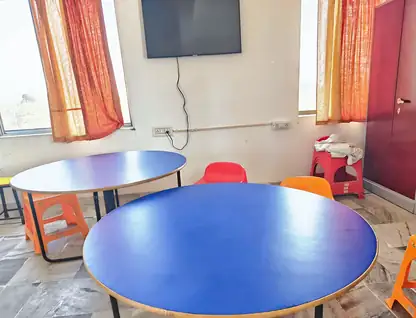
#> input picture assets/media/photos/activity-room-416.webp, 416 x 318 px, given in place of maths-exhibition-2026.jpg, which was not available
$ python photo_story_2026_11.py   (older library calls are emulated)
#> lines starting #> are read from the running program, lines starting #| are printed output that depends on the picture; after the words box and inside, x2 and y2 are one past the last pixel; in counts of white or black regions, pixels touching at a corner belong together
#> in load, im is the input picture: PIL image 416x318 RGB; mean R, G, B 170.5, 154.8, 164
### scripts/grade.py
"""Marketing-grade photo finishing for VPPS campus photos.

grade(im, g) takes a PIL RGB image and a dict of settings, returns a PIL image.
All settings are optional; the defaults leave the photo untouched.

  rotate    degrees, + = counter-clockwise (level a tilted horizon)
  keystone  0..0.3, straightens converging verticals from a phone tilted up
            (+) or down (-); the frame is then cropped back to a rectangle
  wb        0..1, how far to neutralise the colour cast of the brightest
            non-sky areas (white walls, white paint) toward true white
  ev        exposure in stops (+0.3 = a third of a stop brighter)
  shadows   0..1, lifts dark areas without greying the whites
  highlights 0..1, pulls back bright areas (clouds, sunlit walls)
  clahe     0..3, local contrast on lightness only ("clarity")
  contrast  -0.5..0.5, gentle S-curve
  vibrance  0..1, boosts muted colours more than already-strong ones
  warmth    -0.1..0.1, + = warmer
  green     0..0.5, extra life in grass and leaves only
  sky       0..0.5, deepens a washed-out blue sky only
"""
import math
import numpy as np
from PIL import Image

try:
    import cv2
except ImportError:  # grading still works, without clarity/keystone
    cv2 = None


# [28 lines left out: functions _keystone, _rotate, not called in this run]


def _sat_hue(x):
    mx = x.max(axis=2); mn = x.min(axis=2)
    s = (mx - mn) / (mx + 1e-6)
    return s


def grade(im, g):
    if not g:
        return im
    a = np.asarray(im.convert('RGB'))
    if cv2 is not None:
        if g.get('rotate'):
            a = _rotate(a, g['rotate'])
        if g.get('keystone'):
            a = _keystone(a, g['keystone'])
    x = a.astype(np.float32) / 255.0

    # sky mask: bluish and fairly bright, in the upper part of the frame
    r, gg, b = x[..., 0], x[..., 1], x[..., 2]
    lum = 0.2126 * r + 0.7152 * gg + 0.0722 * b
    skyish = (b > r + 0.08) & (b > gg + 0.02)
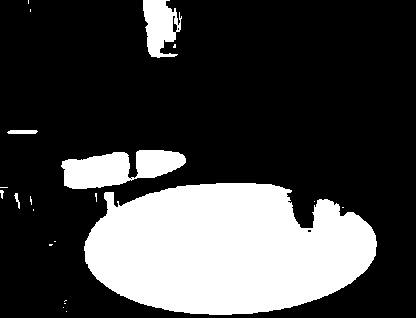
#> skyish: shape (318, 416) bool; 26.1% white; 21 white regions (15 under 20 px), largest, box (x1, y1, x2, y2) and area: (84, 183, 377, 315) 29622, (61, 150, 186, 189) 3143, (143, 0, 182, 58) 1496, (7, 130, 38, 134) 115, (14, 193, 20, 209) 40, (0, 190, 4, 199) 22

    # white balance from bright, low-saturation, non-sky pixels
    wb = g.get('wb', 0)
    if wb:
        sat = _sat_hue(x)
        sel = (~skyish) & (sat < 0.25) & (lum > np.percentile(lum, 70))
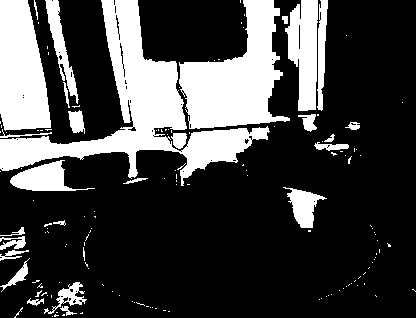
#> sel: shape (318, 416) bool; 25.9% white; 149 white regions (121 under 20 px), largest, box (x1, y1, x2, y2) and area: (0, 0, 270, 186) 12149, (179, 0, 290, 129) 7639, (0, 0, 51, 131) 5270
        if sel.sum() > 500:
            m = x[sel].mean(axis=0)
#> m = [0.875, 0.859, 0.827]
            target = m.mean()
#> target = 0.854
            gains = target / (m + 1e-6)
#> gains = [0.976, 0.993, 1.03]
            gains = 1 + (gains - 1) * wb
#> gains = [0.998, 0.999, 1]
            x = x * gains[None, None, :]

    ev = g.get('ev', 0)
    if ev:
        x = x * (2 ** ev)

    sh = g.get('shadows', 0)
    hl = g.get('highlights', 0)
    if sh or hl:
        L = np.clip(0.2126 * x[..., 0] + 0.7152 * x[..., 1] + 0.0722 * x[..., 2], 1e-4, None)
        Ln = np.clip(L, 0, 1)
        lift = sh * 0.6 * Ln * (1 - Ln) ** 2 * 4      # peaks in the shadows
        pull = hl * 0.5 * (Ln ** 3) * (1 - Ln) * 4    # peaks near the top
        L2 = L + lift - pull
        x = x * (L2 / L)[..., None]

    # soft shoulder so brightened whites roll off instead of clipping
    x = np.where(x > 0.85, 0.85 + (1 - np.exp(-(x - 0.85) / 0.15)) * 0.15, x)

    c = g.get('contrast', 0)
    if c:
        x = np.clip(x, 0, 1)
        s = x * x * (3 - 2 * x)   # smoothstep S
#> s: shape (318, 416, 3) float32
        x = x + (s - x) * c * 2

    w = g.get('warmth', 0)
    if w:
        x[..., 0] *= 1 + w
        x[..., 2] *= 1 - w

    x = np.clip(x, 0, 1)

    v = g.get('vibrance', 0)
    gr = g.get('green', 0)
    sk = g.get('sky', 0)
    if v or gr or sk:
        hsv = cv2.cvtColor((x * 255).astype(np.uint8), cv2.COLOR_RGB2HSV).astype(np.float32) if cv2 is not None else None
        if hsv is not None:
            H, S, V = hsv[..., 0], hsv[..., 1] / 255, hsv[..., 2]
            boost = v * (1 - S)
            if gr:
                greens = ((H > 25) & (H < 85)).astype(np.float32)
                boost = boost + gr * greens * (1 - S)
            if sk:
                blues = ((H > 95) & (H < 125)).astype(np.float32)
                boost = boost + sk * blues * (1 - S)
                V = V * (1 - 0.08 * sk * blues)
            S = np.clip(S * (1 + boost), 0, 1)
            hsv = np.stack([H, S * 255, V], axis=-1).astype(np.uint8)
            x = cv2.cvtColor(hsv, cv2.COLOR_HSV2RGB).astype(np.float32) / 255

    out = (np.clip(x, 0, 1) * 255 + 0.5).astype(np.uint8)

    cl = g.get('clahe', 0)
    if cl and cv2 is not None:
        lab = cv2.cvtColor(out, cv2.COLOR_RGB2LAB)
#> lab: shape (318, 416, 3); mean of channels 0, 1, 2 172, 140.2, 126.2
        tiles = 8
        clahe = cv2.createCLAHE(clipLimit=1.0 + cl, tileGridSize=(tiles, tiles))
        L0 = lab[..., 0]
        Lc = clahe.apply(L0)
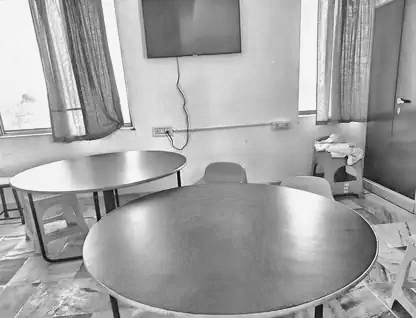
#> Lc: shape (318, 416); min 5, max 250, mean 163.7
        # Only where there is texture: on smooth sky and plain walls CLAHE
        # makes blotches and bands, so weight it by local detail.
        gx = cv2.Sobel(L0, cv2.CV_32F, 1, 0, ksize=3)
        gy = cv2.Sobel(L0, cv2.CV_32F, 0, 1, ksize=3)
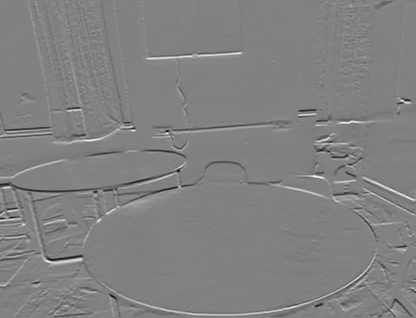
#> gy: shape (318, 416) float32; min -556, max 536, mean -0.4; drawn with min black and max white
        mag = cv2.GaussianBlur(np.sqrt(gx * gx + gy * gy), (0, 0), max(2, L0.shape[1] / 300))
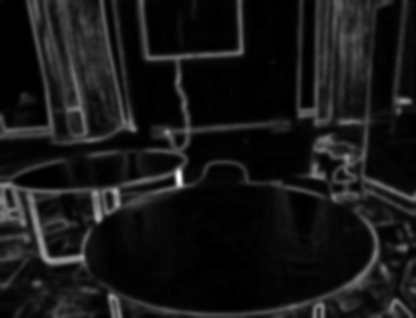
#> mag: shape (318, 416) float32; min 0, max 440.6, mean 39.9; drawn with min black and max white
        wgt = np.clip(mag / 40.0, 0, 1) * 0.55
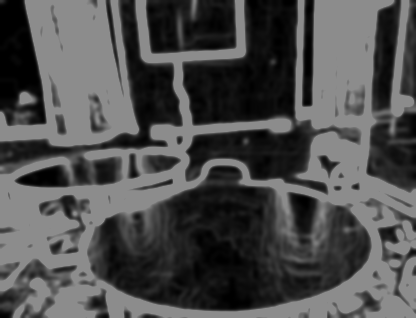
#> wgt: shape (318, 416) float32; min 0, max 0.55, mean 0.304
        lab[..., 0] = np.clip(L0 * (1 - wgt) + Lc * wgt, 0, 255).astype(np.uint8)
#> lab: shape (318, 416, 3); mean of channels 0, 1, 2 168.3, 140.2, 126.2
        out = cv2.cvtColor(lab, cv2.COLOR_LAB2RGB)
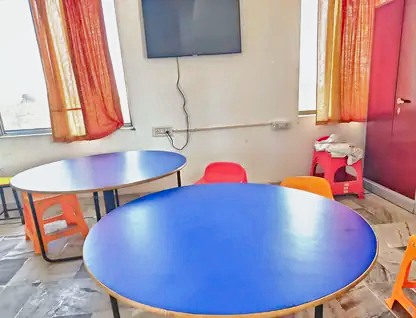
#> out: shape (318, 416, 3); mean R, G, B 170.6, 153.2, 164.5

    return Image.fromarray(out)

### scripts/photo_story_2026_11.py
"""Make the November 2026 photo-story set (see CHANGELOG, 2026-11-21).

Usage:
    python3 scripts/photo_story_2026_11.py <originals_dir> [id ...]

<originals_dir> holds the full-size originals downloaded from the school's
Drive photo library. They are private and are never committed. The local
names used below map to these Drive files:

    maths-exhibition-2026.jpg  VPPS_Learning_Student_Maths_Exhibition_2026.jpg
    sd25-early-years.heic      VPPS_SportsDay_2025-02-10_Early-Years-Track-Games.heic
    sd25-sprint-start.heic     VPPS_SportsDay_2025-02-10_Sprint-Starting-Line.heic
    slc-seasons.jpg            VPPS_SLC2023_Primary_Students_Nature_Models.jpg
    slc-placevalue.jpg         VPPS_SLC2023_Interactive_Maths_Place_Value.jpg
    slc-planets.jpg            VPPS_SLC2023_Solar_System_Visitor_Explanation.jpg
    slc-angles.jpg             VPPS_SLC2023_Hands_On_Learning_Adult_Participation.jpg
    slc-circulatory.jpg        VPPS_SLC2023_Circulatory_System_Student_Model.jpg
    slc-greenhouse.jpg         VPPS_SLC2023_Science_Model_Student_Explanation.jpg
    slc-tablet.jpg             VPPS_SLC2023_Tablet_Learning_Student_Demonstration.jpg
    football-goal.jpg          12_FootballLawn_Goalpost.jpg

Two photos come from files already in this repo: a frame of
assets/media/videos/hero-loop-720.mp4 (the inter-house dance) and a crop of
assets/media/photos/dance-lawn-1200.webp (the school film poster).

Each photo is turned upright from EXIF, converted to sRGB, cropped to a box
(pixels in the original), lightly finished with scripts/grade.py (white
balance, exposure and shadow lift, clarity only where there is texture) and
saved as WebP and AVIF with no metadata. Nothing in any frame is added,
removed or retouched. Crops of the Drive photos keep every pupil's face out
of frame; faces appear only in photos the website had already published.
Needs Pillow with AVIF, pillow-heif, numpy and opencv-python-headless.
"""
import io, json, os, subprocess, sys
import numpy as np
from PIL import Image, ImageCms, ImageFilter, ImageOps
from pillow_heif import register_heif_opener

register_heif_opener()
REPO = os.path.dirname(os.path.dirname(os.path.abspath(__file__)))
sys.path.insert(0, os.path.join(REPO, 'scripts'))
from grade import grade  # noqa: E402

ORIG = sys.argv[1] if len(sys.argv) > 1 else 'originals'
OUT = REPO + '/assets/media/photos'
SRGB = ImageCms.createProfile('sRGB')

# Restrained documentary finish: white balance, a little exposure and shadow
# lift, clarity only where there is texture. Nothing in the frame is changed.
G = dict(wb=0.15, shadows=0.3, highlights=0.2, clahe=0.35, vibrance=0.1, contrast=0.04)
JOBS = {
    'learning-exhibition': dict(src='maths-exhibition-2026.jpg', widths=[480, 800, 1200, 1600],
                                grade=dict(G, wb=0.1, shadows=0.25, clahe=0.25)),
    'hero-exhibition-phone': dict(src='maths-exhibition-2026.jpg', box=(0, 20, 1240, 640), widths=[480, 800, 1200],
                                  grade=dict(G, wb=0.1, shadows=0.25, clahe=0.25), aq=44),
    'hero-exhibition-panel': dict(src='maths-exhibition-2026.jpg', box=(360, 0, 1200, 720), widths=[480, 840],
                                  grade=dict(G, wb=0.1, shadows=0.25, clahe=0.25), aq=44),
    'early-years-dance': dict(src='video:hero-loop-720.mp4', box=(140, 140, 1280, 720), widths=[480, 800, 1140],
                              grade=dict(G, highlights=0.35, green=0.15, clahe=0.15), denoise=True, dn=5, q=60, aq=44),
    'early-years-track': dict(src='sd25-early-years.heic', box=(1150, 330, 3750, 1730), widths=[480, 800, 1200],
                              grade=dict(G, highlights=0.3, sky=0.15, clahe=0.15), q=56, aq=42, sharpen=False),
    'seasons-model': dict(src='slc-seasons.jpg', box=(360, 1330, 3640, 2970), widths=[480, 800, 1200]),
    'place-value-blocks': dict(src='slc-placevalue.jpg', box=(440, 1300, 2920, 2850), widths=[480, 800, 1200]),
    'planets-project': dict(src='slc-planets.jpg', box=(60, 1780, 2100, 3000), widths=[480, 800, 1200]),
    'angles-board': dict(src='slc-angles.jpg', box=(1040, 1150, 2640, 2217), widths=[480, 800, 1200]),
    'circulatory-model': dict(src='slc-circulatory.jpg', box=(950, 1800, 2900, 2950), widths=[480, 800, 1200]),
    'greenhouse-model': dict(src='slc-greenhouse.jpg', box=(1400, 1080, 3744, 2252), widths=[480, 800, 1200]),
    'tablet-quiz': dict(src='slc-tablet.jpg', box=(0, 1900, 2252, 3307), widths=[480, 800, 1200]),
    'sprint-start': dict(src='sd25-sprint-start.heic', box=(760, 540, 3120, 2015), widths=[480, 800, 1200],
                         grade=dict(G, highlights=0.3, sky=0.15, clahe=0.12), q=50, aq=40, sharpen=False),
    'football-goal': dict(src='football-goal.jpg', box=(300, 300, 3900, 2950), widths=[480, 800, 1200],
                          grade=dict(G, highlights=0.25, green=0.15, sky=0.1, clahe=0.12), q=50, aq=40, sharpen=False),
    'film-dance-poster': dict(src='repo:dance-lawn-1200.webp', box=(170, 0, 1130, 540), widths=[480, 800, 960],
                              grade=None, sharpen=False, aq=44),
}


def to_srgb(im):
    icc = im.info.get('icc_profile')
    if icc:
        try:
            src = ImageCms.ImageCmsProfile(io.BytesIO(icc))
            im = ImageCms.profileToProfile(im, src, SRGB, renderingIntent=ImageCms.Intent.PERCEPTUAL, outputMode='RGB')
        except Exception as e:  # unreadable profile: keep pixels as they are
            print('  icc skipped:', e)
    return im.convert('RGB')


def sharpest_frame(path, start, end, step=0.1):
    import cv2
    best = None
    t = start
    while t <= end:
        raw = subprocess.run(['ffmpeg', '-loglevel', 'error', '-ss', f'{t:.2f}', '-i', path, '-frames:v', '1',
                              '-f', 'image2pipe', '-vcodec', 'png', '-'], capture_output=True).stdout
        im = Image.open(io.BytesIO(raw)).convert('RGB')
        g = cv2.cvtColor(np.asarray(im), cv2.COLOR_RGB2GRAY)[300:650, 200:1200]
        v = cv2.Laplacian(g, cv2.CV_64F).var()
        if best is None or v > best[0]:
            best = (v, t, im)
        t += step
    print(f'  sharpest frame at {best[1]:.2f}s (focus {best[0]:.0f})')
    return best[2]


def load(src):
    if src.startswith('video:'):
        return sharpest_frame(REPO + '/assets/media/videos/' + src[6:], 3.5, 6.5)
    if src.startswith('repo:'):
        return Image.open(OUT + '/' + src[5:]).convert('RGB')
    im = Image.open(ORIG + '/' + src)
    im = ImageOps.exif_transpose(im)
    return to_srgb(im)


SHARPEN = ImageFilter.UnsharpMask(radius=0.8, percent=55, threshold=3)


def run(pid, job, report):
    im = load(job['src'])
    if job.get('box'):
        im = im.crop(job['box'])
    if job.get('denoise'):
        import cv2
        a = cv2.fastNlMeansDenoisingColored(np.asarray(im), None, job.get('dn', 3), job.get('dn', 3), 5, 15)
        im = Image.fromarray(a)
    g = job.get('grade', G)
    if g:
        im = grade(im, g)
    im.info = {}
    W, H = im.size
#> W = 416; H = 318
    out = {}
    for w in job['widths']:
        w = min(w, W)
        h = round(H * w / W)
        r = im.resize((w, h), Image.LANCZOS) if w != W else im.copy()
        if job.get('sharpen', True) and w != W:
            r = r.filter(SHARPEN)
        r.info = {}
        wp = f'{OUT}/{pid}-{w}.webp'
        r.save(wp, 'WEBP', quality=job.get('q', 72), method=6)
        av = f'{OUT}/{pid}-{w}.avif'
        r.save(av, 'AVIF', quality=job.get('aq', 52), speed=4)
        out[w] = (os.path.getsize(wp), os.path.getsize(av), h)
#> after the loop, out = 0 items
    top = max(out)
    report[pid] = dict(w=top, h=out[top][2], widths=sorted(out),
                       bytes={w: dict(webp=v[0], avif=v[1]) for w, v in out.items()})
    print(pid, im.size, {w: f'{v[0]//1024}K/{v[1]//1024}K' for w, v in out.items()})


if __name__ == '__main__':
    ids = sys.argv[2:] or list(JOBS)
    report = {}
    for pid in ids:
#> (the run stopped early here; a loop or call above may not have finished)
